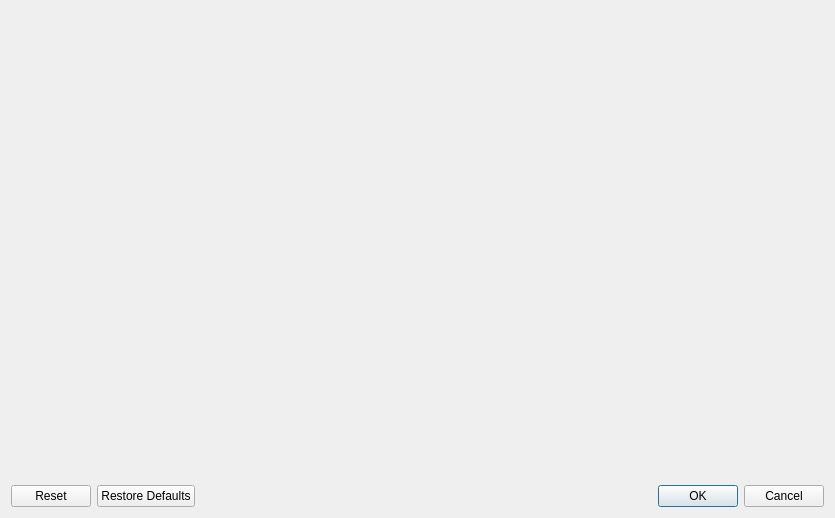
<?xml version="1.0" encoding="UTF-8"?>
<ui version="4.0">
 <class>ActionsDialog</class>
 <widget class="QDialog" name="ActionsDialog">
  <property name="geometry">
   <rect>
    <x>0</x>
    <y>0</y>
    <width>835</width>
    <height>518</height>
   </rect>
  </property>
  <property name="windowTitle">
   <string>Context Menu Actions</string>
  </property>
  <layout class="QVBoxLayout" name="verticalLayout">
   <item>
    <layout class="QHBoxLayout" name="optionsLayout">
     <item>
      <layout class="QVBoxLayout" name="verticalLayout_2">
       <item>
        <widget class="KActionSelector" name="actionsSelector">
         <property name="availableLabel">
          <string comment="actions shown only in edit mode">Accessible only in edit mode:</string>
         </property>
         <property name="selectedLabel">
          <string comment="actions shown always">Accessible always:</string>
         </property>
         <property name="selectedInsertionPolicy">
          <enum>KActionSelector::Sorted</enum>
         </property>
         <property name="showUpDownButtons">
          <bool>false</bool>
         </property>
        </widget>
       </item>
      </layout>
     </item>
    </layout>
   </item>
   <item>
    <widget class="QDialogButtonBox" name="buttonBox">
     <property name="orientation">
      <enum>Qt::Horizontal</enum>
     </property>
     <property name="standardButtons">
      <set>QDialogButtonBox::Cancel|QDialogButtonBox::Ok|QDialogButtonBox::Reset|QDialogButtonBox::RestoreDefaults</set>
     </property>
    </widget>
   </item>
  </layout>
 </widget>
 <customwidgets>
  <customwidget>
   <class>KActionSelector</class>
   <extends>QWidget</extends>
   <header>kactionselector.h</header>
  </customwidget>
 </customwidgets>
 <resources/>
 <connections/>
</ui>
